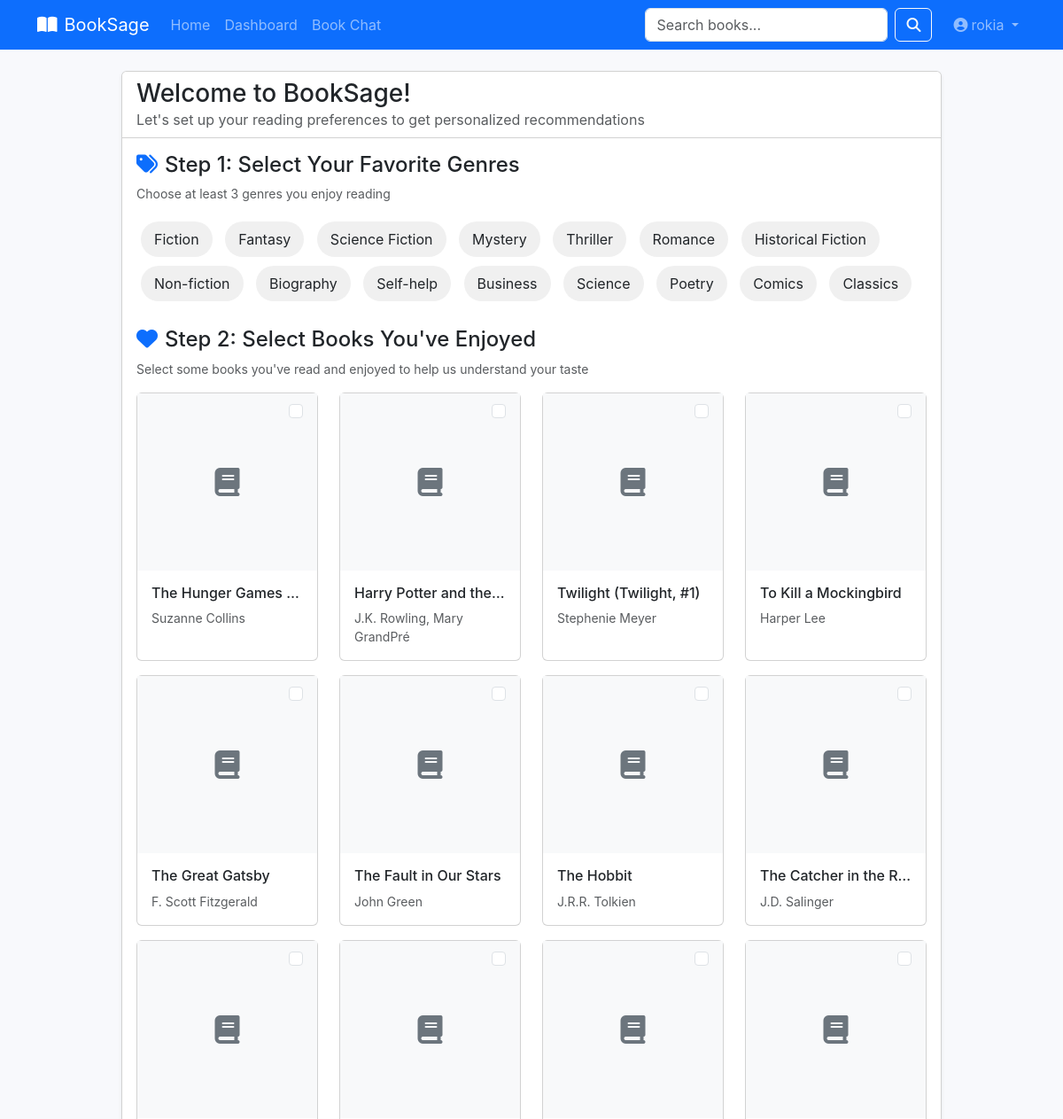
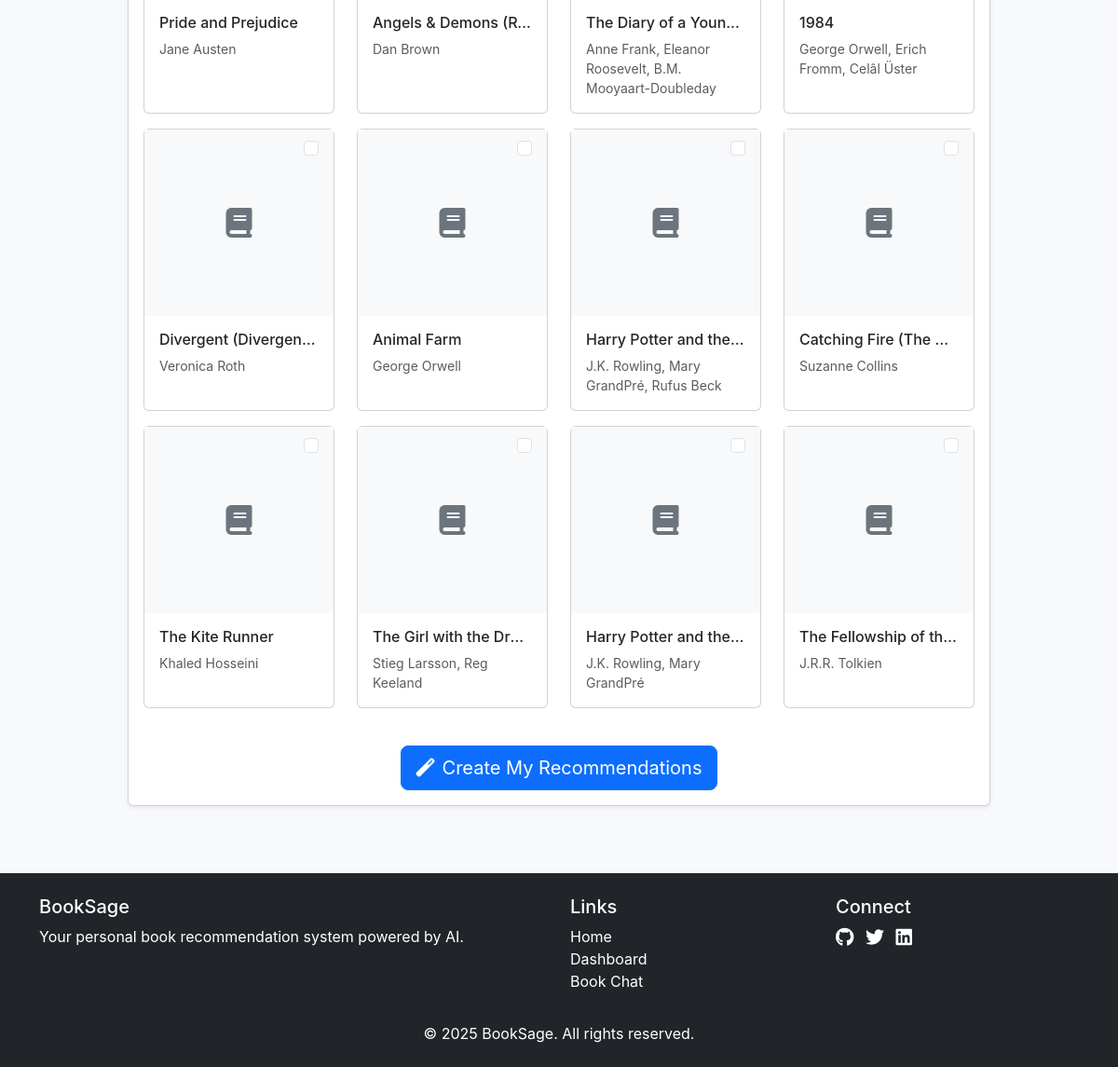
The page /onboarding (signed in) on the database its author committed (2 pictures, top to bottom).
### models/user.py (models this page shows, shortened)
class User(UserMixin, db.Model):
    __tablename__ = 'users'
    id = db.Column(db.Integer, primary_key=True)
    username = db.Column(db.String(64), unique=True, index=True)
    email = db.Column(db.String(120), unique=True, index=True)
    password_hash = db.Column(db.String(128))
    created_at = db.Column(db.DateTime, default=datetime.utcnow)
    last_login = db.Column(db.DateTime)
    preferences = db.Column(db.Text)  # JSON string to store genre preferences
    ratings = db.relationship('Rating', backref='user', lazy='dynamic')
    recommendations = db.relationship('Recommendation', backref='user', lazy='dynamic')

### models/book.py (models this page shows, shortened)
class Book(db.Model):
    __tablename__ = 'books'
    id = db.Column(db.Integer, primary_key=True)
    title = db.Column(db.String(255), nullable=False)
    author = db.Column(db.String(255))
    year = db.Column(db.Integer)
    isbn = db.Column(db.String(20), unique=True, index=True)
    description = db.Column(db.Text)
    genres = db.Column(db.String(255))  # Comma-separated genre tags
    image_url = db.Column(db.String(512))
    language = db.Column(db.String(50))
    average_rating = db.Column(db.Float, default=0.0)
    ratings_count = db.Column(db.Integer, default=0)
    ratings = db.relationship('Rating', backref='book', lazy='dynamic')

### app.py (the view, shortened to what this page needs)
@app.route('/onboarding', methods=['GET', 'POST'])
@login_required
def onboarding():
    genres = [
        'Fiction', 'Fantasy', 'Science Fiction', 'Mystery', 'Thriller',
        'Romance', 'Historical Fiction', 'Non-fiction', 'Biography',
        'Self-help', 'Business', 'Science', 'Poetry', 'Comics', 'Classics'
    ]
    popular_books = Book.query.order_by(Book.ratings_count.desc()).limit(20).all()
    return render_template('onboarding.html', genres=genres, popular_books=popular_books)

### app.py (called while the page is built)
@app.context_processor
def inject_now():
    return {'now': datetime.utcnow}

### models/__init__.py (called while the page is built)
def init_app(app):
    db.init_app(app)
    login_manager.init_app(app)
    from .user import User
    from .book import Book
    from .rating import Rating
    from .recommendation import Recommendation
    @login_manager.user_loader
    def load_user(user_id):
        return User.query.get(int(user_id))

### templates/onboarding.html (shortened to what this page needs)
{% extends "base.html" %}
{% block content %}
<div class="row justify-content-center">
    <div class="col-md-10">
        <div class="card shadow-sm">
            <div class="card-header bg-white">
                <h1 class="h3 mb-0">Welcome to BookSage!</h1>
                <p class="text-muted mb-0">Let's set up your reading preferences to get personalized recommendations</p>
            </div>
            <div class="card-body">
                <form method="POST" action="{{ url_for('onboarding') }}">
                    <div class="mb-4">
                        <h4><i class="fas fa-tags text-primary me-2"></i>Step 1: Select Your Favorite Genres</h4>
                        <p class="text-muted small">Choose at least 3 genres you enjoy reading</p>
                        <div class="genre-selection mt-3">
                            {% for genre in genres %}
                                <label for="genre-{{ loop.index }}" class="genre-label">{{ genre }}</label>
                            {% endfor %}
                        </div>
                    </div>
                    <div class="mb-4">
                        <h4><i class="fas fa-heart text-primary me-2"></i>Step 2: Select Books You've Enjoyed</h4>
                        <p class="text-muted small">Select some books you've read and enjoyed to help us understand your taste</p>
                        <div class="row mt-3">
                            {% for book in popular_books %}
                                <div class="col-md-3 col-sm-6 mb-3">
                                    <div class="card book-selection-card h-100">
                                        <div class="form-check position-absolute end-0 top-0 m-2">
                                            <input class="form-check-input" type="checkbox" name="favorite_books" value="{{ book.id }}" id="book-{{ book.id }}">
                                        </div>
                                        {% if book.image_url %}
                                            <img src="{{ book.image_url }}" class="card-img-top" alt="{{ book.title }}">
                                        {% else %}
                                            <div class="book-placeholder text-center p-3 bg-light">
                                                <i class="fas fa-book fa-2x text-secondary"></i>
                                            </div>
                                        {% endif %}
                                        <div class="card-body">
                                            <h6 class="card-title text-truncate" title="{{ book.title }}">{{ book.title }}</h6>
                                            <p class="card-text text-muted small">{{ book.author }}</p>
                                        </div>
                                    </div>
                                </div>
                            {% endfor %}
                        </div>
                    </div>
                    <div class="text-center mt-4">
                        <button type="submit" class="btn btn-primary btn-lg">
                            <i class="fas fa-magic me-2"></i>Create My Recommendations
                        </button>
                    </div>
                </form>
            </div>
        </div>
    </div>
</div>
{% endblock %}

### templates/base.html (shortened to what this page needs)
<!DOCTYPE html>
<html lang="en">
<head>
    <link rel="stylesheet" href="https://cdnjs.cloudflare.com/ajax/libs/font-awesome/6.4.0/css/all.min.css">
    <link rel="stylesheet" href="https://cdnjs.cloudflare.com/ajax/libs/bootstrap/5.3.0/css/bootstrap.min.css">
    <link rel="stylesheet" href="{{ url_for('static', filename='css/main.css') }}">
</head>
<body>
    <nav class="navbar navbar-expand-lg navbar-dark bg-primary">
        <div class="container">
            <a class="navbar-brand" href="{{ url_for('index') }}">
                <i class="fas fa-book-open me-2"></i>BookSage
            </a>
            <div class="collapse navbar-collapse" id="navbarNav">
                <ul class="navbar-nav me-auto">
                    <li class="nav-item">
                        <a class="nav-link" href="{{ url_for('index') }}">Home</a>
                    </li>
                    {% if current_user.is_authenticated %}
                    <li class="nav-item">
                        <a class="nav-link" href="{{ url_for('dashboard') }}">Dashboard</a>
                    </li>
                    <li class="nav-item">
                        <a class="nav-link" href="{{ url_for('chatbot_page') }}">Book Chat</a>
                    </li>
                    {% endif %}
                </ul>
                <form class="d-flex me-3" action="{{ url_for('search') }}" method="get">
                    <input class="form-control me-2" type="search" name="q" placeholder="Search books..." aria-label="Search">
                    <button class="btn btn-outline-light" type="submit">
                        <i class="fas fa-search"></i>
                    </button>
                </form>
                <ul class="navbar-nav">
                    {% if current_user.is_authenticated %}
                    <li class="nav-item dropdown">
                        <a class="nav-link dropdown-toggle" href="#" id="userDropdown" role="button" data-bs-toggle="dropdown">
                            <i class="fas fa-user-circle me-1"></i>{{ current_user.username }}
                        </a>
                    </li>
                    {% endif %}
                </ul>
            </div>
        </div>
    </nav>
    <main class="container py-4">
        {% block content %}{% endblock %}
    </main>
    <footer class="bg-dark text-white py-4 mt-5">
        <div class="container">
            <div class="row">
                <div class="col-md-6">
                    <h5>BookSage</h5>
                    <p>Your personal book recommendation system powered by AI.</p>
                </div>
                <div class="col-md-3">
                    <h5>Links</h5>
                    <ul class="list-unstyled">
                        <li><a href="{{ url_for('index') }}" class="text-white">Home</a></li>
                        {% if current_user.is_authenticated %}
                        <li><a href="{{ url_for('dashboard') }}" class="text-white">Dashboard</a></li>
                        <li><a href="{{ url_for('chatbot_page') }}" class="text-white">Book Chat</a></li>
                        {% endif %}
                    </ul>
                </div>
                <div class="col-md-3">
                    <h5>Connect</h5>
                    <div class="social-links">
                        <a href="#" class="text-white me-2"><i class="fab fa-github fa-lg"></i></a>
                        <a href="#" class="text-white me-2"><i class="fab fa-twitter fa-lg"></i></a>
                        <a href="#" class="text-white me-2"><i class="fab fa-linkedin fa-lg"></i></a>
                    </div>
                </div>
            </div>
            <div class="row mt-3">
                <div class="col-12 text-center">
                    <p class="mb-0">&copy; {{ now().year }} BookSage. All rights reserved.</p>
                </div>
            </div>
        </div>
    </footer>
</body>
</html>

### static/css/main.css (style rules this page uses)
:root { --primary-color: #4e73df; --secondary-color: #36b9cc; --success-color: #1cc88a; --info-color: #36b9cc; --warning-color: #f6c23e; --danger-color: #e74a3b; --light-color: #f8f9fc; --dark-color: #5a5c69; }
body { font-family: 'Nunito', -apple-system, BlinkMacSystemFont, "Segoe UI", Roboto, "Helvetica Neue", Arial, sans-serif; background-color: #f8f9fc; color: #333; }
a { text-decoration: none; }
.book-placeholder { height: 200px; display: flex; align-items: center; justify-content: center; }
footer { margin-top: auto; }
footer a { text-decoration: none; }
.social-links a { text-decoration: none; margin-right: 10px; transition: transform 0.3s ease; }
.genre-label { display: inline-block; margin: 5px; padding: 8px 15px; border-radius: 20px; background-color: #f0f0f0; cursor: pointer; transition: all 0.3s ease; }
.fade-in { animation: fadeIn 0.5s ease-in; }

### rows shown on the page
User: username "rokia"
Book: title "The Hunger Games…", author "Suzanne Collins"
Book: title "Harry Potter and the…", author "J.K. Rowling, Mary GrandPré"
Book: title "Twilight (Twilight, #1)", author "Stephenie Meyer"
Book: title "To Kill a Mockingbird", author "Harper Lee"
Book: title "The Great Gatsby", author "F. Scott Fitzgerald"
Book: title "The Fault in Our Stars", author "John Green"
Book: title "The Hobbit", author "J.R.R. Tolkien"
Book: title "The Catcher in the R…", author "J.D. Salinger"
Book: title "Pride and Prejudice", author "Jane Austen"
Book: title "Angels & Demons (R…", author "Dan Brown"
Book: title "The Diary of a Youn…", author "Anne Frank, Eleanor Roosevelt, B.M. Mooyaart-Doubleday"
Book: title "1984", author "George Orwell, Erich Fromm, Celâl Üster"
Book: title "Divergent (Divergen…", author "Veronica Roth"
Book: title "Animal Farm", author "George Orwell"
Book: title "Harry Potter and the…", author "J.K. Rowling, Mary GrandPré, Rufus Beck"
Book: title "Catching Fire (The…", author "Suzanne Collins"
Book: title "The Kite Runner", author "Khaled Hosseini"
Book: title "The Girl with the Dr…", author "Stieg Larsson, Reg Keeland"
Book: title "Harry Potter and the…", author "J.K. Rowling, Mary GrandPré"
Book: title "The Fellowship of th…", author "J.R.R. Tolkien"

### other values the page prints
{{ genre }} "Fiction" "Fantasy" "Science Fiction" "Mystery" "Thriller" "Romance" "Historical Fiction" "Non-fiction" "Biography" "Self-help" "Business" "Science" "Poetry" "Comics" "Classics"
